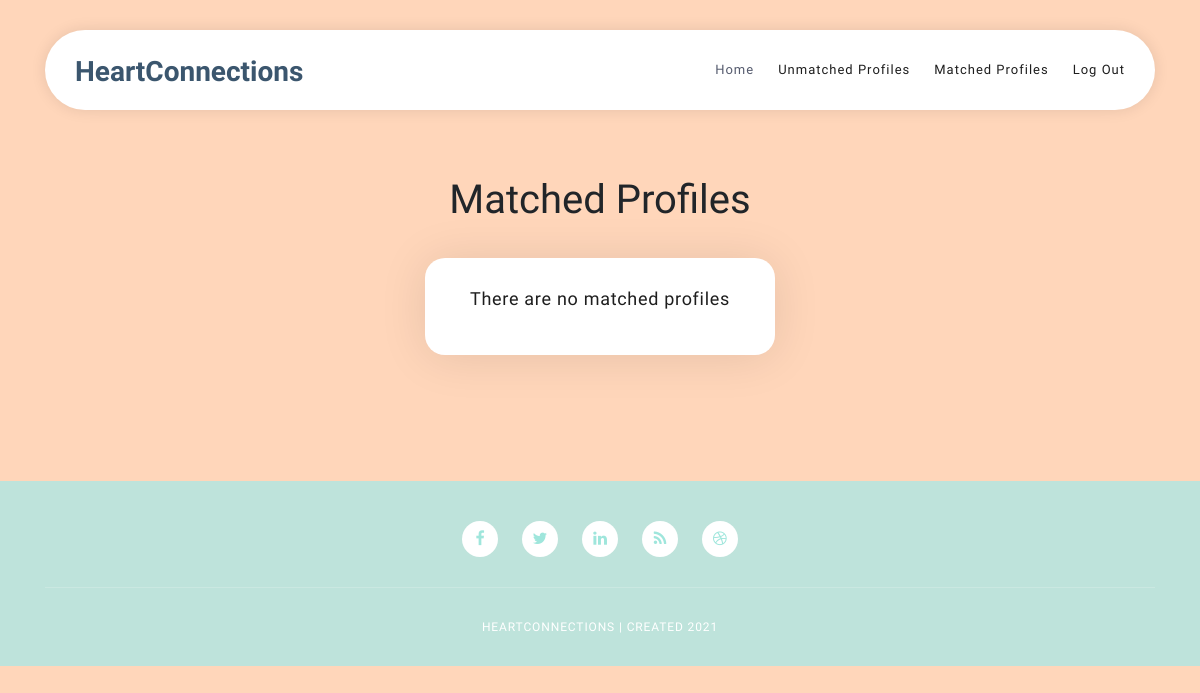
The page /HeartConnections/profile/matched/ (signed in) on the database as committed earlier.
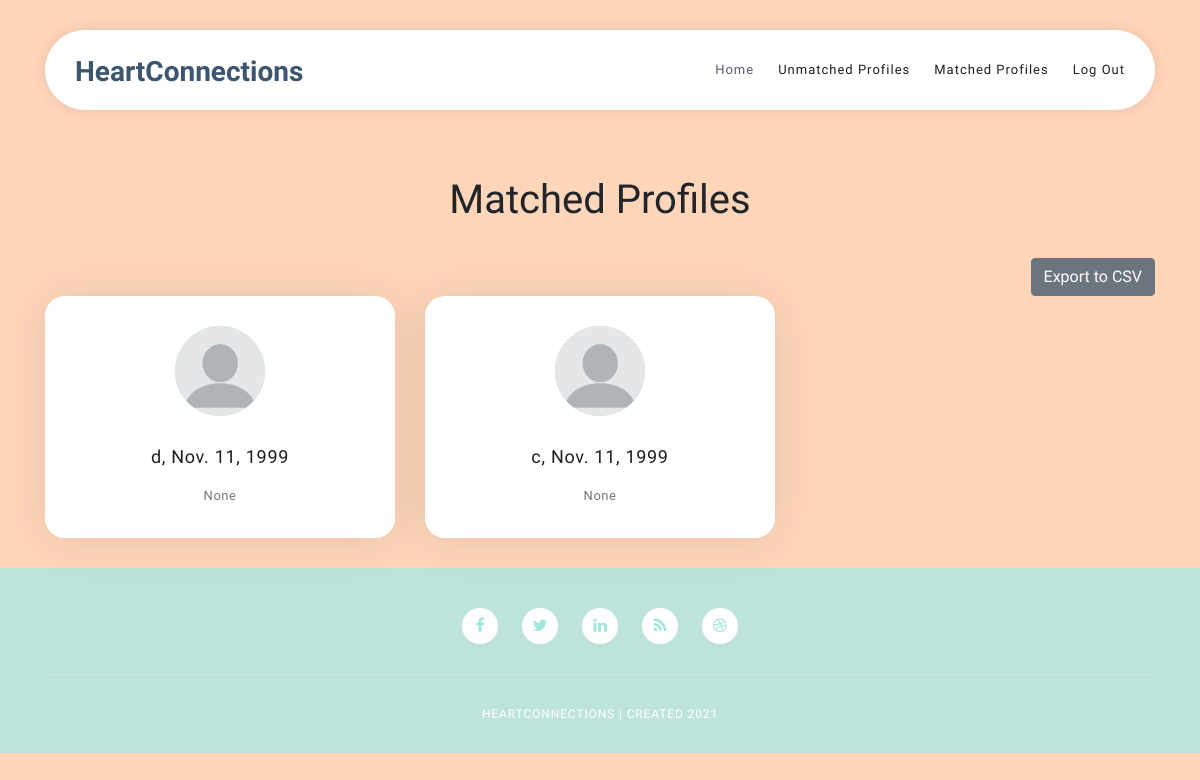
The same page on the database as committed later.
### HeartConnections/models.py (models this page shows, shortened)
class Profile(models.Model):
    id = models.AutoField(primary_key=True)
    first_name = models.CharField(max_length=30)
    last_name = models.CharField(max_length=40)
    birthdate = models.DateField(default=datetime.date(1900, 1, 1), validators=[MinValueValidator(datetime.date(1900, 1, 1)), MaxValueValidator(datetime.date.today() - datetime.timedelta(days=6575))])
    gender = models.CharField(max_length=20)
    sexuality = models.CharField(max_length=25)
    country = models.CharField(max_length=40)
    state_region = models.CharField(max_length=20)
    city = models.CharField(max_length=30)
    occupation = models.CharField(max_length=25, blank=True, null=True)
    company = models.CharField(max_length=40, blank=True, null=True)
    education = models.CharField(max_length=50, blank=True, null=True)
    bio = models.CharField(max_length=1000, blank=True, null=True)
    religion = models.CharField(max_length=25, blank=True, null=True)
    hobbies = models.CharField(max_length=250, blank=True, null=True)
    dietary_preferences = models.CharField(max_length=100, blank=True, null=True)
    alcohol = models.BooleanField(blank=True, null=True)
    smoking = models.BooleanField(blank=True, null=True)
    email = models.EmailField(max_length=50)
    matched = models.BooleanField(default=False)
    matched_with = models.CharField(max_length=100, blank=True, null=True)
    notes = models.CharField(max_length=500, blank=True, null=True)
    profile_pic = models.ImageField(null=True, blank=True)
    def get_absolute_url(self):
        return reverse('profile_detailed_view', kwargs={'pk': self.pk})

### HeartConnections/views.py (the view)
# urls.py: path('profile/matched/', views.MatchedProfiles.as_view(), name='matched_profiles'),
class MatchedProfiles(LoginRequiredMixin, generic.ListView):
    model = Profile
    context_object_name = 'matched_list'
    queryset = Profile.objects.filter(matched=True)
    template_name = 'matched_profiles.html'

### HeartConnections/templates/matched_profiles.html (shortened to what this page needs)
{% extends "admin_base_generic.html" %}
{% block content %}
<head>
    {% load static %}
</head>
<div class="baseframe"><h1>Matched Profiles</h1></div><br><br>
{% if matched_list %}
<section class="section home-feature">
    <div class="container">
        <div class="row">
            <div class="col-lg-12">
                <div class="row">
                    <div class="col-xl-12 col-lg-12 col-md-12 col-sm-12 col-12">
                        <div class="text-right">
                            <button id="export" name="export" type="button" class="btn btn-secondary" onclick="location.href='{% url 'export' %}'">Export to CSV</button>
                        </div>
                    </div>
                    {% for profile in matched_list %}
                    <div class="col-lg-4 col-md-6 col-sm-6 col-12" data-scroll-reveal="enter bottom move 50px over 0.6s after 0.2s">
                        <a href="{{ profile.get_absolute_url }}"><div class="features-small-item">
                            <div class="icon">
                                <i><span class="d-none d-lg-block"><img class="img-fluid img-profile rounded-circle mx-auto mb-2" src="{{profile.profile_pic.url}}" alt="" /></span></i>
                            </div>
                            <h5 class="features-title">{{ profile.first_name }}, {{ profile.birthdate }}</h5>
                            <p>{{ profile.bio }}</p>
                        </div></a>
                    </div>
                    {% endfor %}
                </div>
            </div>
        </div>
    </div>
</section>
{% else %}
<section class="section home-feature">
    <div class="container">
        <div class="row">
            <div class="col-lg-12">
                <div class="row">
                    <div class="col-lg-4 col-md-6 col-sm-6 col-12" style="margin: 0 auto" data-scroll-reveal="enter bottom move 50px over 0.6s after 0.2s">
                        <div class="features-small-item">
                            <h5 class="features-title">There are no matched profiles</h5>
                        </div>
                    </div>
                </div>
            </div>
        </div>
    </div>
</section>
{% endif %}
{% endblock %}

Rows that differ between the two databases and show on the page:
added Profile: profile_pic (placeholder picture), first_name "d", birthdate "Nov. 11, 1999", bio "None"
added Profile: profile_pic (placeholder picture), first_name "c", birthdate "Nov. 11, 1999", bio "None"
Other text that changed with them:
text no longer shown: "There are no matched profiles"
text now shown: "Export to CSV"
